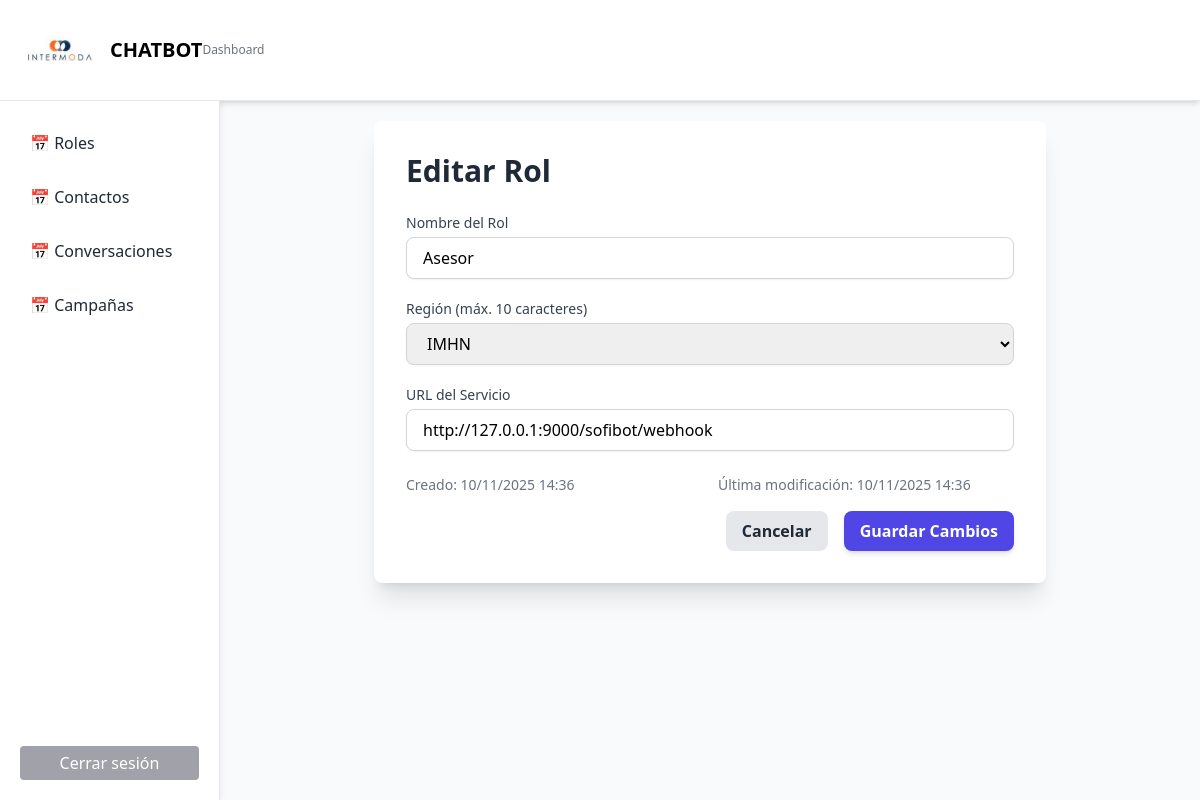
Page /roles/update/5/ (signed in) on the committed database.
### dashboard/models.py (models this page shows, shortened)
class Rol(models.Model):
    class Regiones(models.TextChoices):
        IMHN = 'IMHN', 'IMHN'
        IMGT = 'IMGT', 'IMGT'
        IMCR = 'IMCR', 'IMCR'
        IMSL = 'IMSL', 'IMSL'
        CA = 'CA', 'CA'
    rol = models.CharField(max_length=100)
    servicio = models.URLField(max_length=200)
    region = models.CharField(
        max_length=10,
        choices=Regiones.choices,
        default=Regiones.IMHN,
        help_text="Región"
    )
    fecha_creacion = models.DateTimeField(auto_now_add=True, null=True, blank=True)
    fecha_modificacion = models.DateTimeField(auto_now=True, null=True, blank=True)

### dashboard/views.py (the view)
# urls.py: path('roles/update/<int:id>/', views.roles_update, name='roles_update'),
@login_required
@never_cache
def roles_update(request, id):
    rol = get_object_or_404(Rol, id=id)
    if request.method == 'POST':
        form = RoleForm(request.POST, instance=rol)
        if form.is_valid():
            form.save() # Guarda los cambios
            return redirect('roles_list')
    else:
        form = RoleForm(instance=rol)
    return render(request, 'roles_form.html', {'form': form})

### dashboard/forms.py
class RoleForm(forms.ModelForm):
    class Meta:
        model = Rol
        fields = ['rol', 'servicio', 'region']  # ✅ se agrega 'region'
        widgets = {
            'rol': forms.TextInput(attrs={
                'class': tailwind_input_classes,
                'placeholder': 'Nombre del Rol'
            }),
            'servicio': forms.URLInput(attrs={
                'class': tailwind_input_classes,
                'placeholder': 'https://mi-servicio.com'
            }),
            'region': forms.Select(attrs={
                'class': tailwind_input_classes
            }),
        }

### dashboard/templates/roles_form.html (shortened to what this page needs)
{% extends 'base.html' %}
{% block content %}
<div class="max-w-2xl mx-auto bg-white shadow-xl rounded-lg p-8">
    <h2 class="text-3xl font-bold text-gray-800 mb-6">
        {% if form.instance.id %}
            Editar Rol
        {% else %}
            Agregar Rol
        {% endif %}
    </h2>
    <form method="post" action="">
        <div class="mb-5">
            <label for="{{ form.rol.id_for_label }}" class="block text-sm font-medium text-gray-700 mb-1">
                Nombre del Rol
            </label>
            {{ form.rol }}
        </div>
        <div class="mb-5">
            <label for="{{ form.region.id_for_label }}" class="block text-sm font-medium text-gray-700 mb-1">
                Región (máx. 10 caracteres)
            </label>
            {{ form.region }}
        </div>
        <div class="mb-6">
            <label for="{{ form.servicio.id_for_label }}" class="block text-sm font-medium text-gray-700 mb-1">
                URL del Servicio
            </label>
            {{ form.servicio }}
        </div>
        {% if form.instance.id %}
        <div class="grid grid-cols-2 gap-4 mb-4 text-sm text-gray-500">
            <p>Creado: {{ form.instance.fecha_creacion|date:"d/m/Y H:i" }}</p>
            <p>Última modificación: {{ form.instance.fecha_modificacion|date:"d/m/Y H:i" }}</p>
        </div>
        {% endif %}
        <div class="flex justify-end space-x-4">
            <a href="{% url 'roles_list' %}" class="bg-gray-200 hover:bg-gray-300 text-gray-800 font-bold py-2 px-4 rounded-lg transition duration-300">
                Cancelar
            </a>
            <button type="submit" class="bg-indigo-600 hover:bg-indigo-700 text-white font-bold py-2 px-4 rounded-lg shadow-md transition duration-300">
                {% if form.instance.id %}
                    Guardar Cambios
                {% else %}
                    Agregar
                {% endif %}
            </button>
        </div>
    </form>
</div>
{% endblock %}

### rows in the picture
Rol: rol "Asesor", region "IMHN", servicio "http://127.0.0.1:9000/sofibot/webhook", instance.fecha_creacion "10/11/2025 14:36", instance.fecha_modificacion "10/11/2025 14:36"
